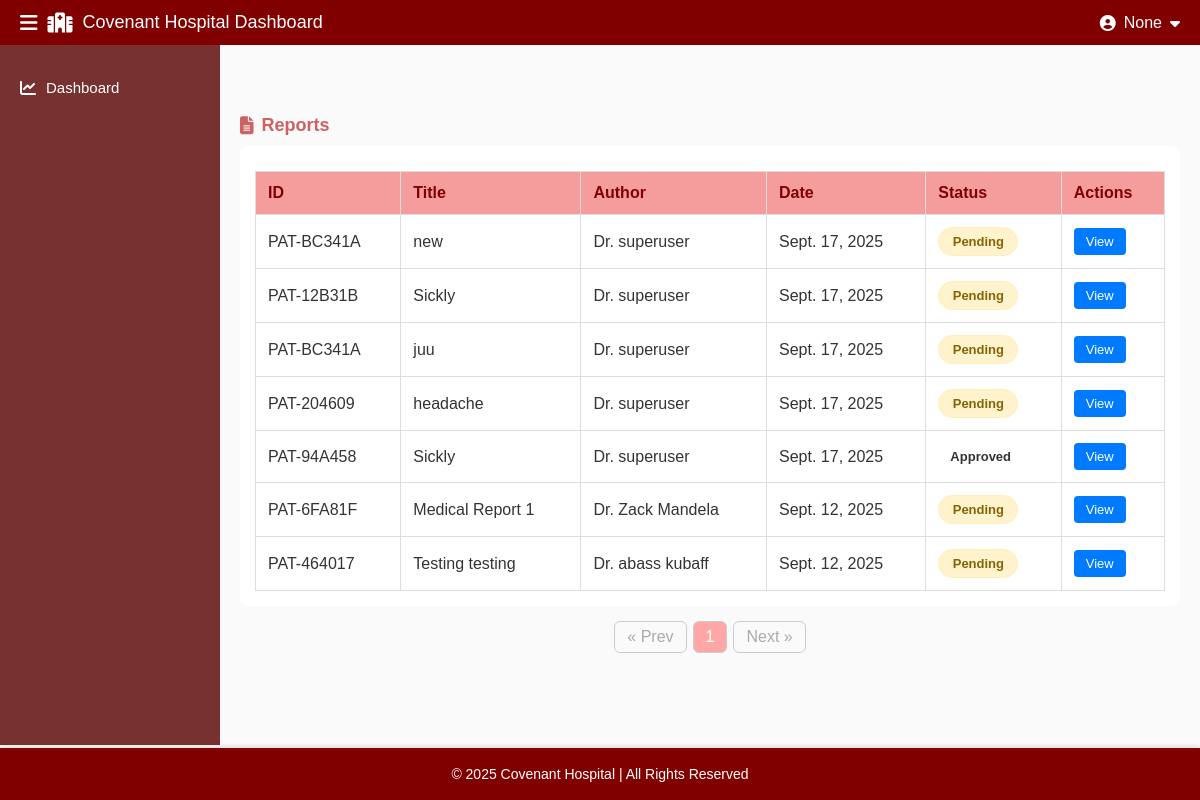
Screenshot of /reports/ (signed in) with the database file from the repository.
### core/models.py (models this page shows, shortened)
class Report(models.Model):
    STATUS_CHOICES = (
        ('approved', 'Approved'),
        ('pending', 'Pending'),
        ('rejected', 'Rejected'),
    )
    title = models.CharField(max_length=200)
    description = models.TextField(blank=True, null=True)  # NEW
    notes = models.TextField(blank=True, null=True)
    author = models.ForeignKey(Doctor, on_delete=models.SET_NULL, null=True, blank=True)
    patient = models.ForeignKey(Patient, on_delete=models.CASCADE, related_name="reports")
    appointment = models.OneToOneField(Appointment, on_delete=models.CASCADE, related_name="report", null=True, blank=True)
    date = models.DateField(auto_now_add=True)
    status = models.CharField(max_length=20, choices=STATUS_CHOICES, default='pending')
    content = RichTextField()

class Patient(models.Model):
    patient_id = models.CharField(max_length=20, unique=True, editable=False, blank=True, null=True)  # ✅
    name = models.CharField(max_length=200)
    phone = models.CharField(max_length=20)
    age = models.PositiveIntegerField()
    gender = models.CharField(max_length=1, choices=(('M', 'Male'), ('F', 'Female')))
    date_added = models.DateTimeField(auto_now_add=True)

class Doctor(models.Model):
    doctor_id = models.CharField(max_length=20, unique=True, editable=False, blank=True, null=True)
    name = models.CharField(max_length=200)
    email = models.EmailField(blank=True, null=True)
    phone = models.CharField(max_length=20, blank=True, null=True)
    department = models.ForeignKey(Department, on_delete=models.SET_NULL, null=True, blank=True)
    approved = models.BooleanField(default=False)

### core/views.py (the view)
# urls.py: path("reports/", views.reports, name="reports"),
@session_required
def reports(request):
    role = request.session.get("user_role")
    q = request.GET.get("q", "").strip()
    if role == "doctor":
        doctor_id = request.session.get("doctor_id")
        doctor = Doctor.objects.filter(id=doctor_id).first()
        reports_list = Report.objects.filter(author=doctor).select_related("author", "patient").order_by("-date")
    elif role == "patient":
        patient_id = request.session.get("patient_id")
        patient = Patient.objects.filter(id=patient_id).first()
        reports_list = Report.objects.filter(patient=patient).select_related("author", "patient").order_by("-date")
    else:  # admin
        reports_list = Report.objects.select_related("author", "patient").all().order_by("-date")
    if q:
        reports_list = reports_list.filter(
            Q(title__icontains=q) |
            Q(author__name__icontains=q) |
            Q(patient__name__icontains=q)
        )
    paginator = Paginator(reports_list, 10)
    page_number = request.GET.get("page")
    reports_page = paginator.get_page(page_number)
    return render(request, "dashboard/reports.html", {
        "reports": reports_page,
        "query": q
    })

### core/context_processors.py (called while the page is built)
def session_info(request):
    role = request.session.get("user_role")
    name = None
    if role == "doctor":
        doctor_id = request.session.get("doctor_id")
        doctor = Doctor.objects.filter(id=doctor_id).first()
        if doctor:
            name = f"Dr. {doctor.name}"
    elif role == "patient":
        patient_id = request.session.get("patient_id")
        patient = Patient.objects.filter(id=patient_id).first()
        if patient:
            name = patient.name
    return {
        "session_role": role,
        "session_name": name,
    }

### templates/dashboard/reports.html (shortened to what this page needs)
{% extends "dashboard/base_dashboard.html" %}
{% block page_class %}reports-page{% endblock %}
{% block content %}
      <section class="reports-list-section">
  <div class="section-header">
    <h3><i class="fa-solid fa-file-alt"></i> Reports</h3>
  </div>
  <div class="reports-table-wrapper">
    <table class="reports-table">
      <thead>
        <tr>
          <th>ID</th>
          <th>Title</th>
          <th>Author</th>
          <th>Date</th>
          <th>Status</th>
          <th>Actions</th>
        </tr>
      </thead>
      <tbody>
  {% for rep in reports %}
  <tr>
    <td>
      {% if rep.patient %}
        {{ rep.patient.patient_id }}
      {% else %}
        {{ rep.id }}
      {% endif %}
    </td>
    <td>{{ rep.title }}</td>
    <td>
      {% if rep.author %}
        Dr. {{ rep.author.name }}
      {% else %}
        N/A
      {% endif %}
    </td>
    <td>{{ rep.date }}</td>
    <td><span class="status {{ rep.status|lower }}">{{ rep.status }}</span></td>
    <td>
      <a href="{% url 'report_detail' rep.id %}" class="btn-action view">View</a>
    </td>
  </tr>
  {% empty %}
  <tr><td colspan="6">No reports found.</td></tr>
  {% endfor %}
</tbody>
    </table>
  </div>
  <div class="reports-pagination">
    <ul class="pagination-list">
      {% if reports.has_previous %}
        <li><a href="?page={{ reports.previous_page_number }}{% if query %}&q={{ query }}{% endif %}">&laquo; Prev</a></li>
      {% else %}
        <li class="disabled">&laquo; Prev</li>
      {% endif %}
      {% for num in reports.paginator.page_range %}
        {% if reports.number == num %}
          <li class="active-page">{{ num }}</li>
        {% else %}
          <li><a href="?page={{ num }}{% if query %}&q={{ query }}{% endif %}">{{ num }}</a></li>
        {% endif %}
      {% endfor %}
      {% if reports.has_next %}
        <li><a href="?page={{ reports.next_page_number }}{% if query %}&q={{ query }}{% endif %}">Next &raquo;</a></li>
      {% else %}
        <li class="disabled">Next &raquo;</li>
      {% endif %}
    </ul>
  </div>
</section>
{% endblock %}

### static/css/dashboard.css (style rules this page uses)
* { margin: 0; padding: 0; box-sizing: border-box; }
body { font-family: Arial, sans-serif; background: #f8f8f8; color: #333; }
.section-header { display: flex; justify-content: space-between; align-items: center; margin: 20px 0 10px; }
.section-header h3 { font-size: 18px; color: rgb(206, 97, 97); display: flex; align-items: center; gap: 8px; }
.appointments-table, .patients-table, .reports-table { min-width: 600px; }
.status { display: inline-block; padding: 6px 12px; border-radius: 20px; font-size: 13px; font-weight: 600; text-transform: capitalize; text-align: center; min-width: 80px; }
.status.pending { background-color: #fff3cd; color: #856404; border: 1px solid #ffeeba; }
.reports-table { width: 100%; border-collapse: collapse; margin-top: 10px; }
.reports-table th, .reports-table td { border: 1px solid #ddd; padding: 10px; text-align: left; }
.reports-table th { background: #ffadad; color: maroon; }
.btn-action { display: inline-block; padding: 6px 12px; font-size: 13px; border-radius: 4px; text-decoration: none; transition: 0.2s; }
.btn-action.view { background: #007bff; color: #fff; }
.reports-page .reports-table-wrapper { overflow-x: auto; background: #fff; padding: 15px; border-radius: 8px; }
.reports-page .reports-table { width: 100%; border-collapse: collapse; }
.reports-page .reports-table th, .reports-page .reports-table td { padding: 12px; border-bottom: 1px solid #ddd; }
.reports-page .reports-table th { background: #f59d9d; color: maroon; }
.reports-page .reports-pagination { margin-top: 15px; text-align: center; }
.reports-page .pagination-list { display: inline-flex; list-style: none; gap: 6px; }
.reports-page .pagination-list li { padding: 6px 12px; border: 1px solid #ccc; border-radius: 6px; }
.reports-page .pagination-list .active-page { background: rgb(255, 167, 167); color: #fff; }
.reports-page .pagination-list .disabled { color: #aaa; cursor: not-allowed; }

### rows the page displays
Report: patient.patient_id "PAT-BC341A", title "new", author.name "superuser", date "Sept. 17, 2025", status "Pending"
Report: patient.patient_id "PAT-12B31B", title "Sickly", author.name "superuser", date "Sept. 17, 2025", status "Pending"
Report: patient.patient_id "PAT-BC341A", title "juu", author.name "superuser", date "Sept. 17, 2025", status "Pending"
Report: patient.patient_id "PAT-204609", title "headache", author.name "superuser", date "Sept. 17, 2025", status "Pending"
Report: patient.patient_id "PAT-94A458", title "Sickly", author.name "superuser", date "Sept. 17, 2025", status "Approved"
Report: patient.patient_id "PAT-6FA81F", title "Medical Report 1", author.name "Zack Mandela", date "Sept. 12, 2025", status "Pending"
Report: patient.patient_id "PAT-464017", title "Testing testing", author.name "abass kubaff", date "Sept. 12, 2025", status "Pending"

### other values shown
{{ session_name }} "None"
{{ num }} "1"
